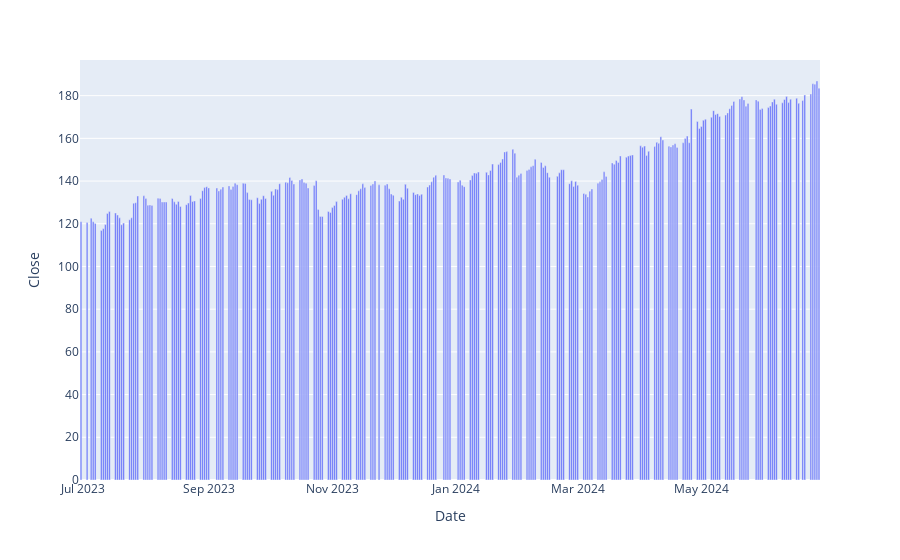

The code cell stored with this chart in its notebook:
### Code cell
figure = px.bar(data,x="Date",y="Close")
figure.show()

### Figure 1 — Plotly figure (JSON) as saved in the notebook; plotly's stock layout.template omitted (floating-point values rounded to 4 significant figures; data arrays with more than 128 entries replaced by an {"elided": "..."} marker saying what was removed)
{"data": [{"alignmentgroup": "True", "hovertemplate": "Date=%{x}<br>Close=%{y}<extra></extra>", "legendgroup": "", "marker": {"color": "#636efa", "pattern": {"shape": ""}}, "name": "", "offsetgroup": "", "orientation": "v", "showlegend": false, "textposition": "auto", "type": "bar", "x": {"elided": "251 str values"}, "xaxis": "x", "y": {"elided": "251 float values"}, "yaxis": "y"}], "layout": {"barmode": "relative", "legend": {"tracegroupgap": 0}, "margin": {"t": 60}, "xaxis": {"anchor": "y", "domain": [0, 1], "title": {"text": "Date"}}, "yaxis": {"anchor": "x", "domain": [0, 1], "title": {"text": "Close"}}}}
